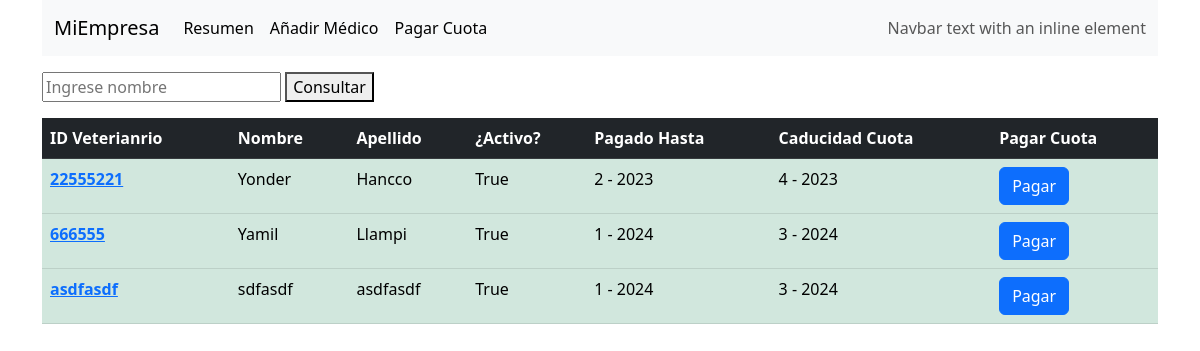
The page /quotas/ on the database as committed earlier.
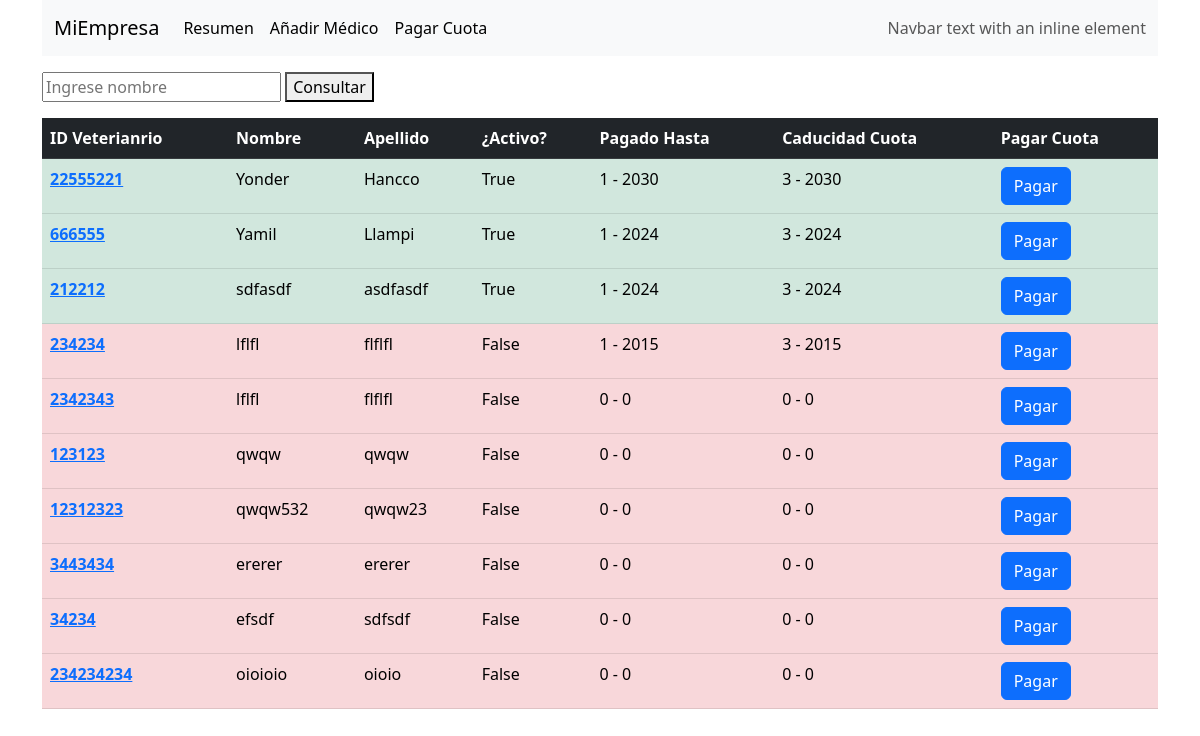
The same page on the database as committed later.
### apps/userprofile/models.py (models this page shows, shortened)
class UserProfile(models.Model):
    first_name = models.CharField('Nombres', max_length=150, null=True)
    last_name = models.CharField('Apellidos', max_length=150, null=True)
    id_veterinarian = models.CharField('ID Veterinario', max_length=9, null=True, unique=True)
    pagado_hasta_month = models.PositiveSmallIntegerField(null=True, default=0)
    pagado_hasta_year = models.PositiveSmallIntegerField(null=True, default=0)
    activo_hasta_month = models.PositiveSmallIntegerField(null=True, default=0)
    activo_hasta_year = models.PositiveSmallIntegerField(null=True, default=0)
    es_activo = models.BooleanField(default=True)
    objects = UserProfileManager()

### apps/quotas/views.py (the view)
# urls.py: path('', views.resumen, name='resumen'),
def resumen(request):
    context = {}
    actual_year, actual_month = get_date()
    palabra_clave = request.GET.get('kword', )
    if palabra_clave:
        usuarios = UserProfile.objects.filter(
            Q(nombre__icontains=palabra_clave) | Q(id_veterinarian__icontains=palabra_clave)
        )
        for i in usuarios:
            us = UserProfile.objects.get(id=i.id)
            if int(actual_year) < int(us.activo_hasta_year):
                us.es_activo = True
            elif int(actual_year) > int(us.activo_hasta_year):
                us.es_activo = False
            else:
                if int(actual_month) <= int(us.activo_hasta_month):
                    us.es_activo = True
                else:
                    us.es_activo = False
            us.save()
    else:
        usuarios = UserProfile.objects.all()
    context['usuarios'] = usuarios
    return render(request, 'quotas/resumen.html', context)

### apps/quotas/views.py (called while the page is built)
def get_date():
    current_date_time = datetime.datetime.now()
    date = current_date_time.date()
    actual_year = int(date.strftime("%Y"))
    actual_month = int(date.strftime("%m"))
    return actual_year, actual_month

### apps/quotas/templates/quotas/resumen.html (shortened to what this page needs)
{% extends 'quotas/base.html' %}
{% block content %}
    <div class="container">
        <p>
        <form method="GET">
            <input type="text" id="kword" name="kword" placeholder="Ingrese nombre">
            <button type="submit">Consultar</button>
        </form>
        </p>
    </div>
    <div class="container">
        <table class="table table-dark">
            <thead>
            <tr>
                <th scope="col">ID Veterianrio</th>
                <th scope="col">Nombre</th>
                <th scope="col">Apellido</th>
                <th scope="col">¿Activo?</th>
                <th scope="col">Pagado Hasta</th>
                <th scope="col">Caducidad Cuota</th>
                <th scope="col">Pagar Cuota</th>
            </tr>
            </thead>
            <tbody>
            {% for usuario in usuarios %}
                {% if usuario.es_activo %}
                    <tr class="table-success">
                        {% else %}
                    <tr class="table-danger">
                {% endif %}
            <th scope="row"><a href="{% url 'detail_doctor' usuario.id %}">{{ usuario.id_veterinarian }}</a></th>
            <td>{{ usuario.first_name }}</td>
            <td>{{ usuario.last_name }}</td>
            <td>{{ usuario.es_activo }}</td>
            <td>{{ usuario.pagado_hasta_month }} - {{ usuario.pagado_hasta_year }}</td>
            <td>{{ usuario.activo_hasta_month }} - {{ usuario.activo_hasta_year }}</td>
            <td>
                <a href="{% url 'pagar_quota' usuario.id %}">
                    <button type="button" class="btn btn-primary" data-bs-toggle="modal"
                            data-bs-target="#staticBackdrop">
                        Pagar
                    </button>
                </a>
            </td>
            </tr>
            {% endfor %}
            </tbody>
        </table>
    </div>
{% endblock content %}

### apps/quotas/templates/quotas/base.html (shortened to what this page needs)
<!DOCTYPE html PUBLIC "-//W3C//DTD XHTML 1.0 Transitional//EN"
        "http://www.w3.org/TR/xhtml1/DTD/xhtml1-transitional.dtd">
<html xmlns="http://www.w3.org/1999/xhtml" xml:lang="en" lang="en">
<head>
    <link rel="stylesheet" type="text/css" media="screen"
          href="http://ajax.googleapis.com/ajax/libs/jqueryui/1.7.2/themes/base/jquery-ui.css">
    <link href="https://cdn.jsdelivr.net/npm/bootstrap@5.3.0-alpha1/dist/css/bootstrap.min.css" rel="stylesheet"
>
</head>
<body>
{% include 'quotas/includes/navbar.html' %}
{% block content %}
{% endblock content %}
</body>

### apps/quotas/templates/quotas/includes/navbar.html (shortened to what this page needs)
<div class="container">
    <nav class="navbar bg-primary navbar-expand-lg bg-body-tertiary">
        <div class="container-fluid">
            <a class="navbar-brand" href="{% url 'resumen' %}">MiEmpresa</a>
            <div class="collapse navbar-collapse" id="navbarText">
                <ul class="navbar-nav me-auto mb-2 mb-lg-0">
                    <li class="nav-item">
                        <a class="nav-link active" aria-current="page" href="{% url 'resumen' %}">Resumen</a>
                    </li>
                    <li class="nav-item">
                        <a class="nav-link active" aria-current="page" href="{% url 'add_doctor' %}">Añadir Médico</a>
                    </li>
                    <li class="nav-item">
                        <a class="nav-link active" aria-current="page" href="#">Pagar Cuota</a>
                    </li>
                </ul>
                <span class="navbar-text">
        Navbar text with an inline element
      </span>
            </div>
        </div>
    </nav>
</div>

Rows that differ between the two databases and show on the page:
changed UserProfile "Yonder": pagado_hasta_month "2" → "1"; pagado_hasta_year "2023" → "2030"; activo_hasta_month "4" → "3"; activo_hasta_year "2023" → "2030"
changed UserProfile "sdfasdf": id_veterinarian "asdfasdf" → "212212"
added UserProfile: id_veterinarian "234234", first_name "lflfl", last_name "flflfl", es_activo "False", pagado_hasta_month "1", pagado_hasta_year "2015", activo_hasta_month "3", activo_hasta_year "2015"
added UserProfile: id_veterinarian "2342343", first_name "lflfl", last_name "flflfl", es_activo "False", pagado_hasta_month "0", pagado_hasta_year "0", activo_hasta_month "0", activo_hasta_year "0"
added UserProfile: id_veterinarian "123123", first_name "qwqw", last_name "qwqw", es_activo "False", pagado_hasta_month "0", pagado_hasta_year "0", activo_hasta_month "0", activo_hasta_year "0"
added UserProfile: id_veterinarian "12312323", first_name "qwqw532", last_name "qwqw23", es_activo "False", pagado_hasta_month "0", pagado_hasta_year "0", activo_hasta_month "0", activo_hasta_year "0"
added UserProfile: id_veterinarian "3443434", first_name "ererer", last_name "ererer", es_activo "False", pagado_hasta_month "0", pagado_hasta_year "0", activo_hasta_month "0", activo_hasta_year "0"
added UserProfile: id_veterinarian "34234", first_name "efsdf", last_name "sdfsdf", es_activo "False", pagado_hasta_month "0", pagado_hasta_year "0", activo_hasta_month "0", activo_hasta_year "0"
added UserProfile: id_veterinarian "234234234", first_name "oioioio", last_name "oioio", es_activo "False", pagado_hasta_month "0", pagado_hasta_year "0", activo_hasta_month "0", activo_hasta_year "0"
